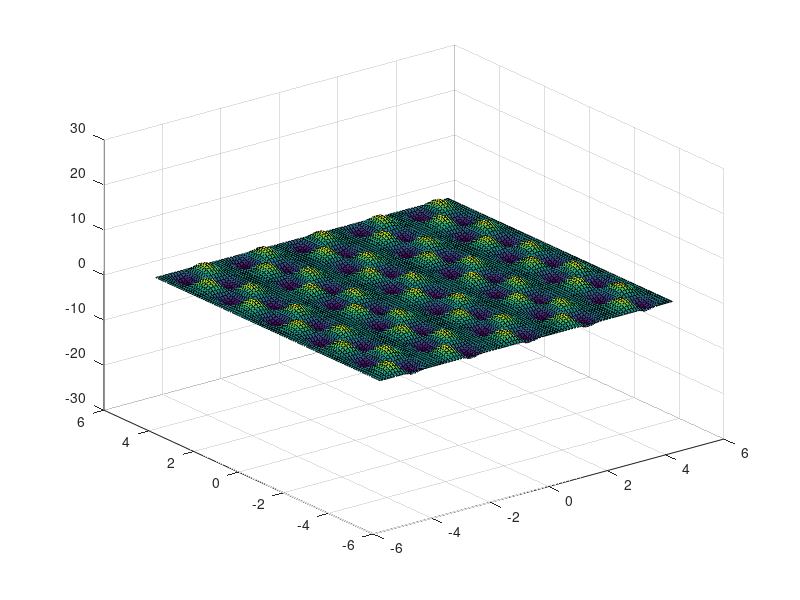

Write the MATLAB code that produced this figure.
%Normal Modes of a Square Membrane
%Part 4
%F.I. Giasemis

clear all
disp('give two integers')
n=input('n=');
m=input('m=');
[x,y]=meshgrid(-5:.1:5);
A=10;
l=5;

for t=0:.05:30
    u=A*sin(m*pi*x/l).*sin(n*pi*y/l)*cos(sqrt(m^2+n^2)*t)+A*sin(n*pi*x/l).*sin(m*pi*y/l)*cos(sqrt(m^2+n^2)*t)+A*sin(2*m*pi*x/l).*sin(n*pi*y/l)*cos(sqrt(m^2+n^2)*t);
    surf(x,y,u)
    zlim([-3*A 3*A]);
    pause(.001)
end
clc
    
    